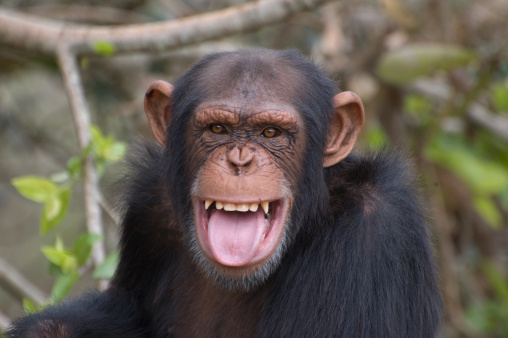
#> input picture chimpanzee.jpg, 508 x 338 px, given in place of the camera
$ python demo_histeq.py   (older library calls are emulated)
#> lines starting #> are read from the running program, lines starting #| are printed output that depends on the picture


#----------
# demo of histogram equalization
#----------

import numpy as np
import cv2
from matplotlib import pyplot as plt


def UseWebCam():

    vcap = cv2.VideoCapture(0)

    nw0 = np.float(vcap.get(cv2.CAP_PROP_FRAME_WIDTH))
    nh0 = np.float(vcap.get(cv2.CAP_PROP_FRAME_HEIGHT))

    print( 'sensed size:' )
    print( np.uint16(nw0), np.uint16(nh0) )

    nwidth      = np.uint16(320)
    nheight     = np.uint16( (nh0/(0.1+nw0)) * nwidth  )

    print('reset size:')
    print(nwidth, nheight)

    vcap.set(cv2.CAP_PROP_FRAME_WIDTH, nwidth)             #set width
    vcap.set(cv2.CAP_PROP_FRAME_HEIGHT, nheight)             #set height
    vcap.set(cv2.CAP_PROP_FPS,20)                       # frame rate

    ret, frame = vcap.read()            # Capture existing frame
#> frame is the input picture: shape (338, 508, 3); mean B, G, R 82.5, 92.4, 100.4

    def increase_size(nwidth, nheight):
        if (nwidth < 600):
            nwidth      = np.uint16(nwidth+30)
            nheight     = np.uint16( (nh0/nw0) * nwidth  )
            return nwidth, nheight
        else:
            return nwidth, nheight


    def increase_size_inv(nwidth, nheight):
        if (nwidth > 50):
            nwidth      = np.uint16(nwidth-30)
            nheight     = np.uint16( (nh0/nw0) * nwidth  )
            return nwidth, nheight
        else:
            return nwidth, nheight

    print("press q for exit")
    print("press u,i,o for zooming in")
    print("press v,n,m for zooming out")
    while(True):

        ret, frame = vcap.read()            # Capture frame-by-frame
        # flip left-right
        frame = cv2.flip(frame, 1)
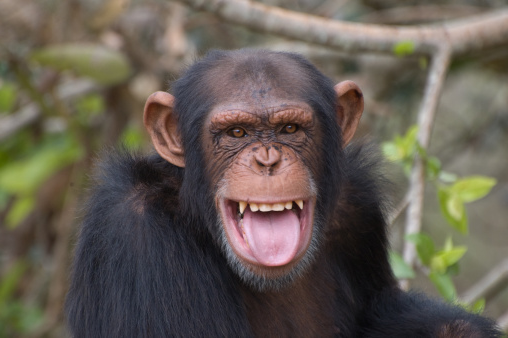
#> frame: shape (338, 508, 3); mean B, G, R 82.5, 92.4, 100.4


        '''HSV space'''
        hsv = cv2.cvtColor(frame,cv2.COLOR_BGR2HSV)
#> hsv: shape (338, 508, 3); mean H, S, V 58.9, 58.5, 103.6
        '''RGB space'''
        rgb = cv2.cvtColor(frame,cv2.COLOR_BGR2RGB)
        '''gray'''
        gray = cv2.cvtColor(frame, cv2.COLOR_BGR2GRAY)
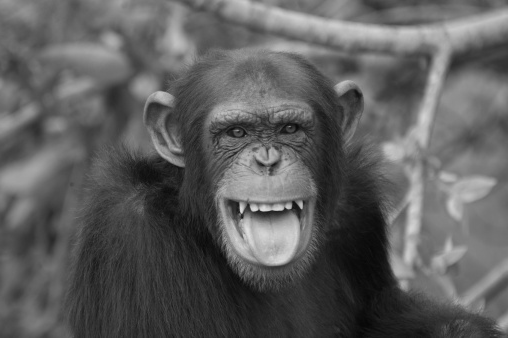
#> gray: shape (338, 508); min 7, max 223, mean 93.7

        img     =  cv2.resize(gray, (nwidth, nheight))
        equ     =  cv2.equalizeHist(img)            # histogram equalization
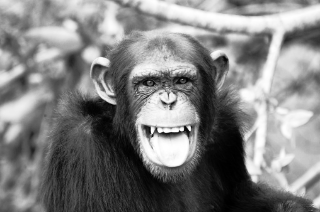
#> equ: shape (212, 320); min 0, max 255, mean 128.4


        '''show'''
        cv2.imshow('demo - histogram equalization', np.hstack((img, equ)))
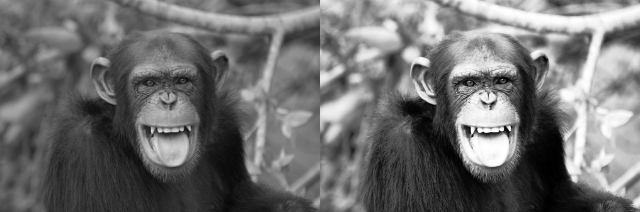
#> window 'demo - histogram equalization': shape (212, 640); min 0, max 255, mean 111

        # [5 lines of commented-out code are left out]

        k = cv2.waitKey(1)
#> (key q is pressed here)
        if k in (ord("q"),ord("p")):
             break

        if k in (ord("u"),ord("i"),ord("o")) :     # increase size
            nwidth, nheight = increase_size( nwidth, nheight )

        if k in (ord("v"),ord("m"),ord("n")) :     # reduce size
            nwidth, nheight = increase_size_inv(nwidth, nheight)

    vcap.release()                  # release the capture if done
    cv2.destroyAllWindows()


#----------
# M A I N
#----------

UseWebCam()

$ run again, on fruits.jpg
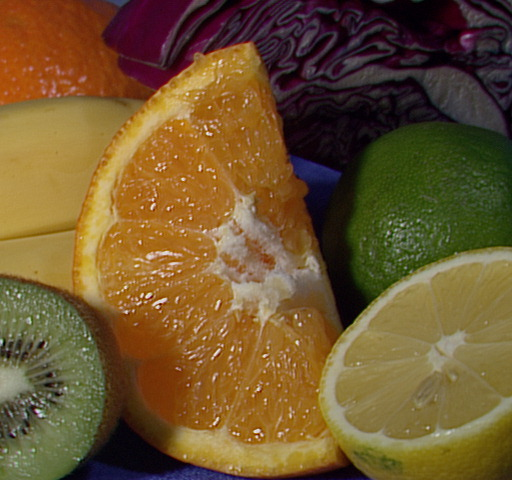
#> input picture fruits.jpg, 512 x 480 px, given in place of the camera
#> in UseWebCam, frame is the input picture: shape (480, 512, 3); mean B, G, R 46.2, 85.6, 110.8
#> hsv: shape (480, 512, 3); mean H, S, V 48.2, 159.9, 113.8
#> in UseWebCam, `equ     =  cv2.equalizeHist(img)`:
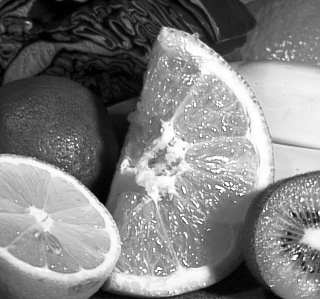
#> equ: shape (299, 320); min 0, max 255, mean 128.4
#> in UseWebCam, `cv2.imshow('demo - histogram equalization', np.hstack((img, equ)))`:
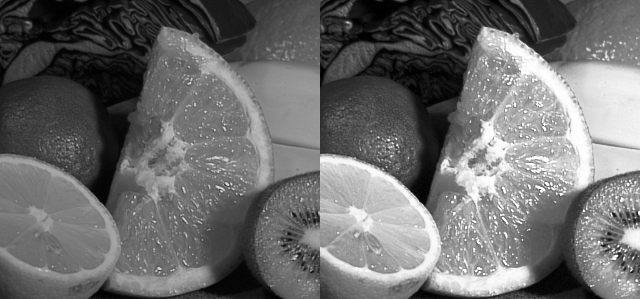
#> window 'demo - histogram equalization': shape (299, 640); min 0, max 255, mean 108.5

$ run again, on lotus.jpg
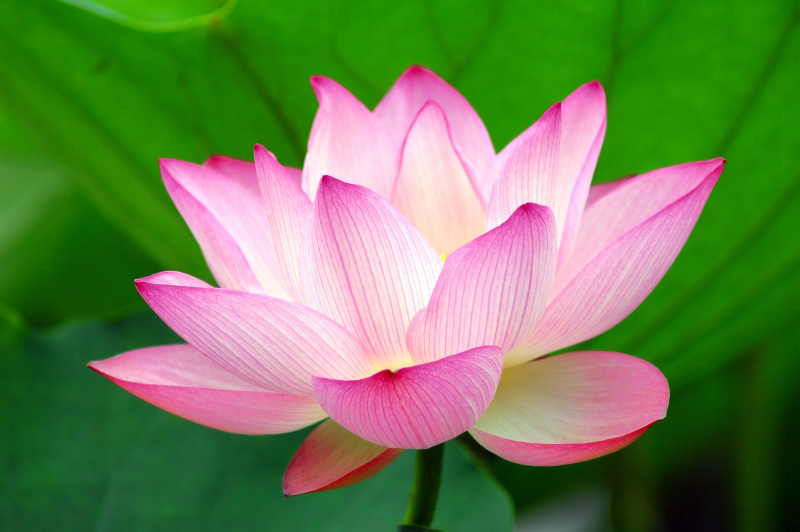
#> input picture lotus.jpg, 1600 x 1063 px, given in place of the camera (shown at 1/2 size)
#> in UseWebCam, frame is the input picture: shape (1063, 1600, 3); mean B, G, R 81.7, 129.6, 108.3
#> hsv: shape (1063, 1600, 3); mean H, S, V 89.6, 173, 155.9
#> in UseWebCam, `equ     =  cv2.equalizeHist(img)`:
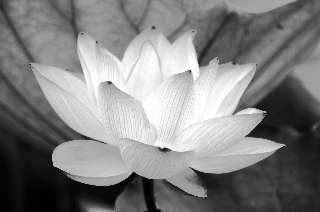
#> equ: shape (212, 320); min 0, max 255, mean 128.4
#> in UseWebCam, `cv2.imshow('demo - histogram equalization', np.hstack((img, equ)))`:
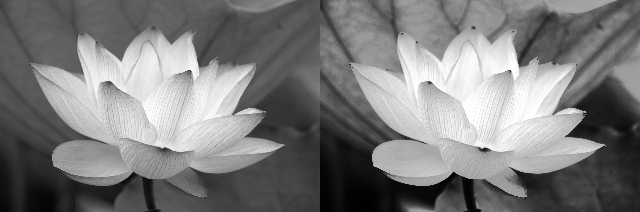
#> window 'demo - histogram equalization': shape (212, 640); min 0, max 255, mean 123.1
